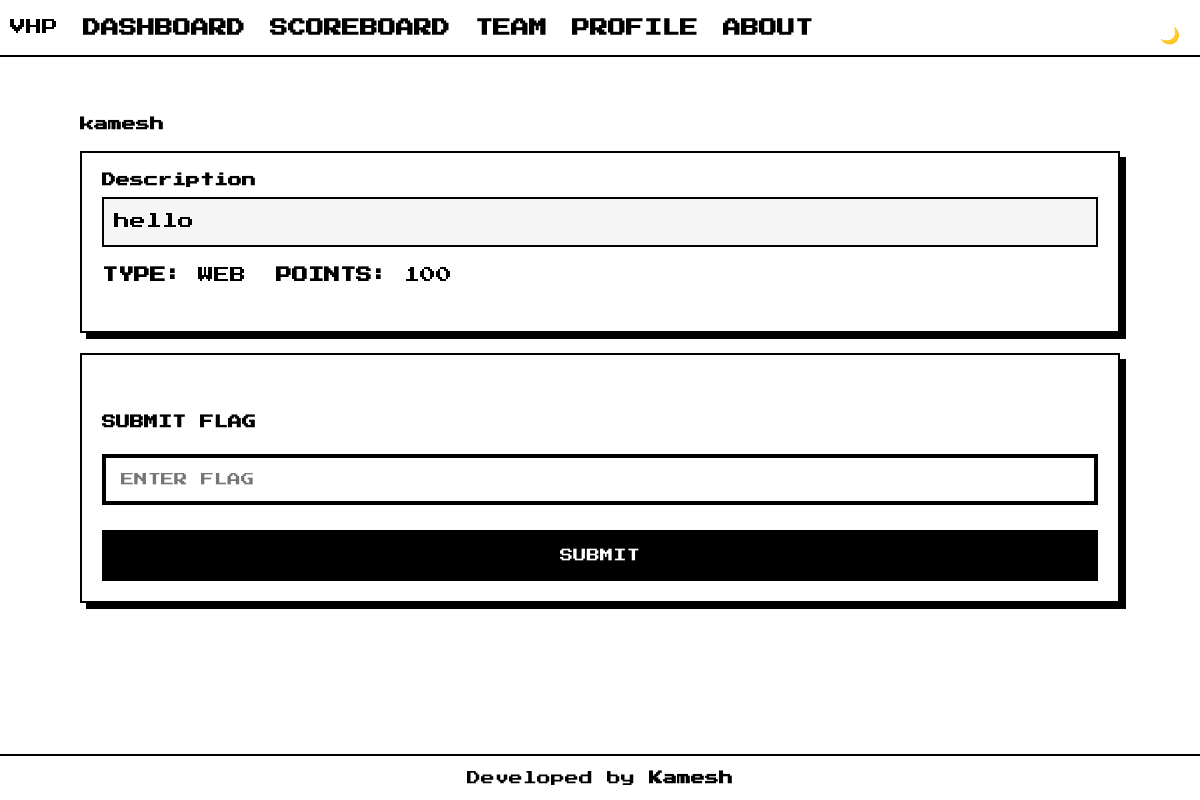
The app's page /challenge/1 with its own data.
### tables this page shows
CREATE TABLE challenges (
 id INTEGER PRIMARY KEY,
 title TEXT,
 category TEXT,
 description TEXT,
 flag TEXT,
 points INTEGER,
 file TEXT
);

### app.py (the view, shortened to what this page needs)
@app.route('/challenge/<int:id>', methods=['GET', 'POST'])
def challenge(id):
    db = get_db()
    c = db.execute("SELECT * FROM challenges WHERE id=?", (id,)).fetchone()
    if not c:
        return "Challenge not found"
    msg = ""
    return render_template('challenge.html', c=c, msg=msg)

### app.py (called while the page is built)
def get_db():
    conn = sqlite3.connect("database.db")
    conn.row_factory = sqlite3.Row   # 🔥 use column names instead of index
    return conn

### templates/challenge.html (shortened to what this page needs)
{% extends "base.html" %}
{% block content %}
<h2 class="page-title">{{c.title}}</h2>
<div class="card">
    <div class="desc-box">
        <h3>Description</h3>
        <p>{{c.description}}</p>
    </div>
    <div class="meta">
        <p><b>TYPE:</b> {{c.category}}</p>
        <p><b>POINTS:</b> {{c.points}}</p>
    </div>
</div>
<div class="card">
    <h3 class="section-title">SUBMIT FLAG</h3>
    <form method="POST" class="flag-form">
        <input name="flag" placeholder="ENTER FLAG" required>
        <button>SUBMIT</button>
    </form>
</div>
{% endblock %}

### static/style.css (style rules this page uses)
* { margin: 0; padding: 0; box-sizing: border-box; }
body { background: #ffffff; color: #000; font-family: 'Press Start 2P', monospace; }
.card { background: white; border: 4px solid black; padding: 25px; box-shadow: 6px 6px 0 black; transition: 0.2s; }
button { margin-top: 15px; padding: 15px; width: 100%; background: black; color: white; border: 4px solid black; font-family: 'Press Start 2P'; cursor: pointer; transition: 0.2s; }
input, select { width: 100%; padding: 15px; margin: 10px 0; border: 4px solid black; font-family: 'Press Start 2P'; background: white; }
h1, h2, h3 { margin-bottom: 20px; font-size: 14px; }
h2 { margin-bottom: 20px; }
h3 { margin-bottom: 10px; }
.profile-box, .card { margin-bottom: 20px; }
.card { margin-bottom: 20px; padding: 15px; }
input, textarea, select { margin-bottom: 10px; }
.desc-box { margin-bottom: 25px; }
.desc-box h3 { margin-bottom: 10px; }
.desc-box p { line-height: 1.6; padding: 10px; border: 2px solid black; background: #f5f5f5; }
.meta { margin-top: 10px; }
.meta p { margin-bottom: 8px; }
.page-title { margin-bottom: 20px; }
.card { padding: 20px; border: 2px solid black; }
.section-title { margin-top: 40px; margin-bottom: 15px; }
body { min-height: 100vh; display: flex; flex-direction: column; }
.desc-box { margin-bottom: 20px; }
.meta { margin-bottom: 20px; display: flex; gap: 30px; }
.section-title { margin-bottom: 15px; }

### records on screen
challenges: title "kamesh", description "hello", category "WEB", points "100"
